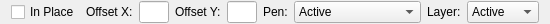
<?xml version="1.0" encoding="UTF-8"?>
<ui version="4.0">
 <class>LC_DuplicateOptions</class>
 <widget class="QWidget" name="LC_DuplicateOptions">
  <property name="geometry">
   <rect>
    <x>0</x>
    <y>0</y>
    <width>476</width>
    <height>24</height>
   </rect>
  </property>
  <property name="windowTitle">
   <string>Form</string>
  </property>
  <layout class="QGridLayout" name="gridLayout">
   <property name="topMargin">
    <number>1</number>
   </property>
   <property name="bottomMargin">
    <number>1</number>
   </property>
   <item row="0" column="1">
    <widget class="QLabel" name="label">
     <property name="text">
      <string>Offset X:</string>
     </property>
    </widget>
   </item>
   <item row="0" column="6">
    <widget class="QComboBox" name="cbPen">
     <item>
      <property name="text">
       <string>Active</string>
      </property>
     </item>
     <item>
      <property name="text">
       <string>Original</string>
      </property>
     </item>
     <item>
      <property name="text">
       <string>Original Resolved</string>
      </property>
     </item>
    </widget>
   </item>
   <item row="0" column="3">
    <widget class="QLabel" name="label_2">
     <property name="text">
      <string>Offset Y:</string>
     </property>
    </widget>
   </item>
   <item row="0" column="4">
    <widget class="QLineEdit" name="leOffsetY">
     <property name="minimumSize">
      <size>
       <width>30</width>
       <height>0</height>
      </size>
     </property>
     <property name="maximumSize">
      <size>
       <width>50</width>
       <height>16777215</height>
      </size>
     </property>
    </widget>
   </item>
   <item row="0" column="7">
    <widget class="QLabel" name="label_4">
     <property name="text">
      <string>Layer:</string>
     </property>
    </widget>
   </item>
   <item row="0" column="5">
    <widget class="QLabel" name="label_3">
     <property name="text">
      <string>Pen:</string>
     </property>
    </widget>
   </item>
   <item row="0" column="0">
    <widget class="QCheckBox" name="cbInPlace">
     <property name="text">
      <string>In Place</string>
     </property>
    </widget>
   </item>
   <item row="0" column="2">
    <widget class="QLineEdit" name="leOffsetX">
     <property name="minimumSize">
      <size>
       <width>30</width>
       <height>0</height>
      </size>
     </property>
     <property name="maximumSize">
      <size>
       <width>50</width>
       <height>16777215</height>
      </size>
     </property>
    </widget>
   </item>
   <item row="0" column="8">
    <widget class="QComboBox" name="cbLayer">
     <item>
      <property name="text">
       <string>Active</string>
      </property>
     </item>
     <item>
      <property name="text">
       <string>Original</string>
      </property>
     </item>
    </widget>
   </item>
  </layout>
 </widget>
 <resources/>
 <connections/>
</ui>
